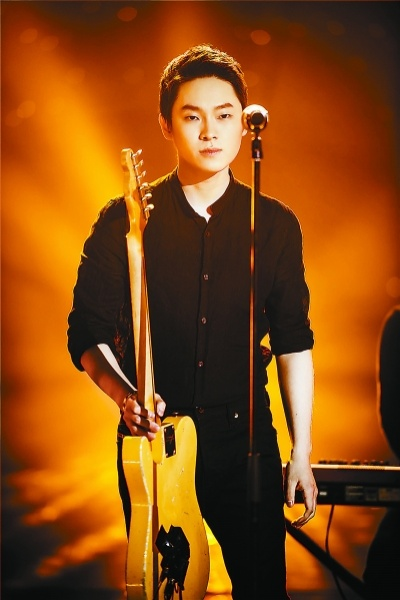
#> input picture rcnn/symbol/resized.jpg, 400 x 600 px
$ python plotshow.py
#> lines starting #> are read from the running program, lines starting #| are printed output that depends on the picture
import matplotlib.pyplot as plt
import matplotlib.image as mpimg
import cv2 as cv
import numpy as np

# img1 = './liang.jpg'
img1 = './resized.jpg'
img2 = './stn_later.jpg'

img1_data = cv.imread(img1)
#> img1_data is the input picture: shape (600, 400, 3); mean B, G, R 17.8, 73.2, 136.9
img2_data = cv.imread(img2)
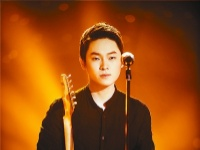
#> input picture rcnn/symbol/stn_later.jpg, 200 x 150 px
#> img2_data is the input picture: shape (150, 200, 3); mean B, G, R 16.3, 74.6, 152

plt.subplot(211)
plt.imshow(img1_data)
plt.subplot(212)
plt.imshow(img2_data)
plt.show()
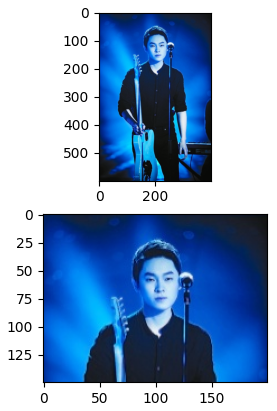
#> figure drawn by matplotlib, 2 panels; B, G, R data is drawn as R, G, B
